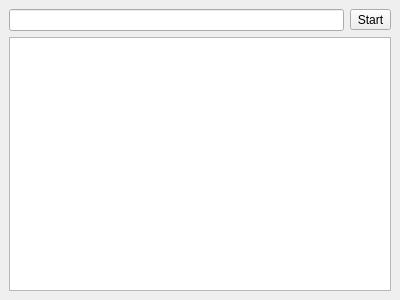
<?xml version="1.0" encoding="UTF-8"?>
<ui version="4.0">
 <class>video</class>
 <widget class="QMainWindow" name="video">
  <property name="geometry">
   <rect>
    <x>0</x>
    <y>0</y>
    <width>400</width>
    <height>300</height>
   </rect>
  </property>
  <property name="windowTitle">
   <string>video</string>
  </property>
  <widget class="QWidget" name="centralWidget">
   <layout class="QGridLayout" name="gridLayout">
    <item row="0" column="0">
     <widget class="QLineEdit" name="numEdit"/>
    </item>
    <item row="0" column="1">
     <widget class="QToolButton" name="startButton">
      <property name="text">
       <string>Start</string>
      </property>
     </widget>
    </item>
    <item row="1" column="0" colspan="2">
     <widget class="QTableView" name="tableView">
      <property name="alternatingRowColors">
       <bool>true</bool>
      </property>
      <property name="selectionMode">
       <enum>QAbstractItemView::SingleSelection</enum>
      </property>
      <property name="selectionBehavior">
       <enum>QAbstractItemView::SelectRows</enum>
      </property>
      <attribute name="horizontalHeaderVisible">
       <bool>false</bool>
      </attribute>
      <attribute name="verticalHeaderVisible">
       <bool>false</bool>
      </attribute>
     </widget>
    </item>
   </layout>
  </widget>
 </widget>
 <resources/>
 <connections/>
</ui>
